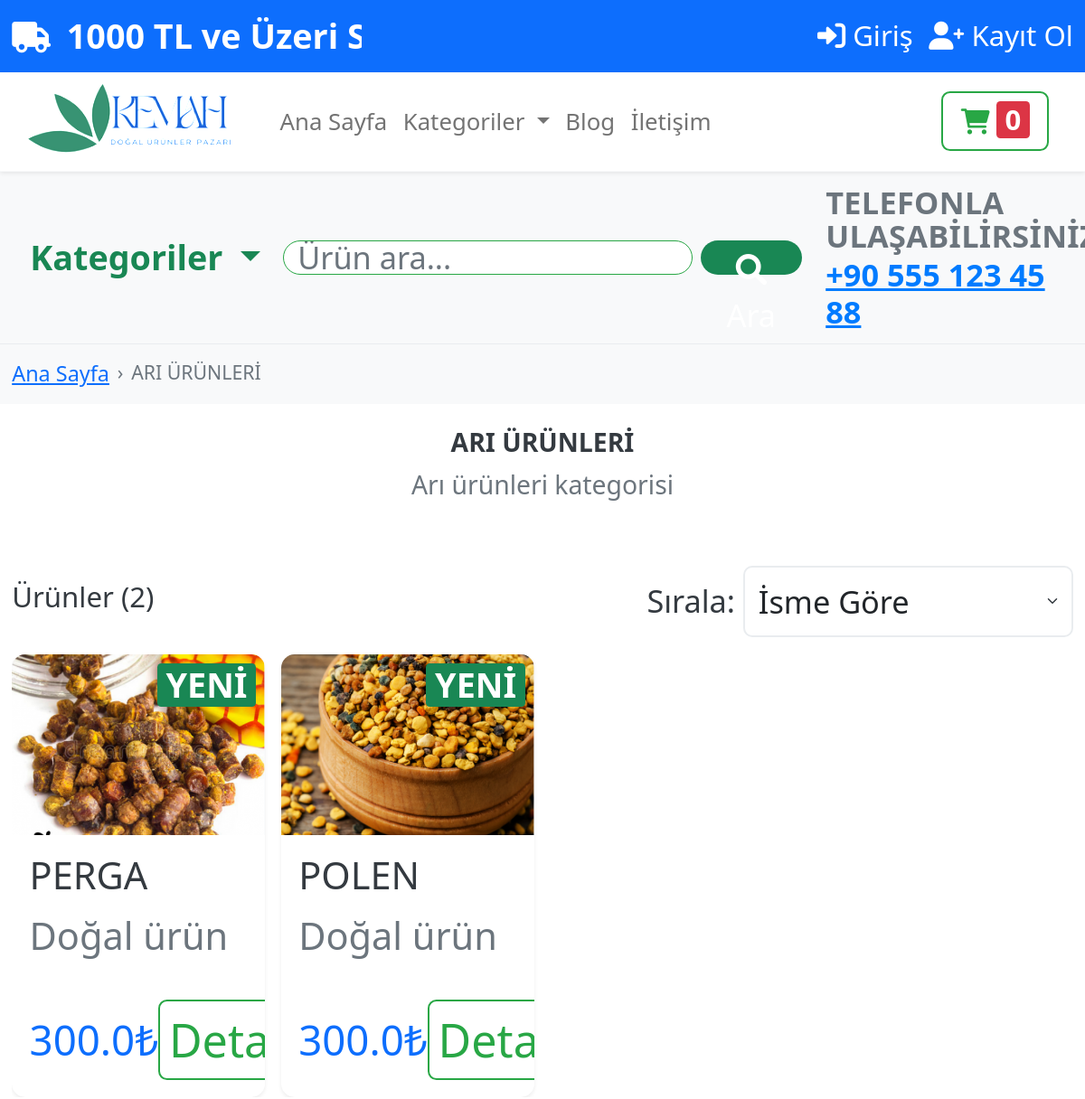
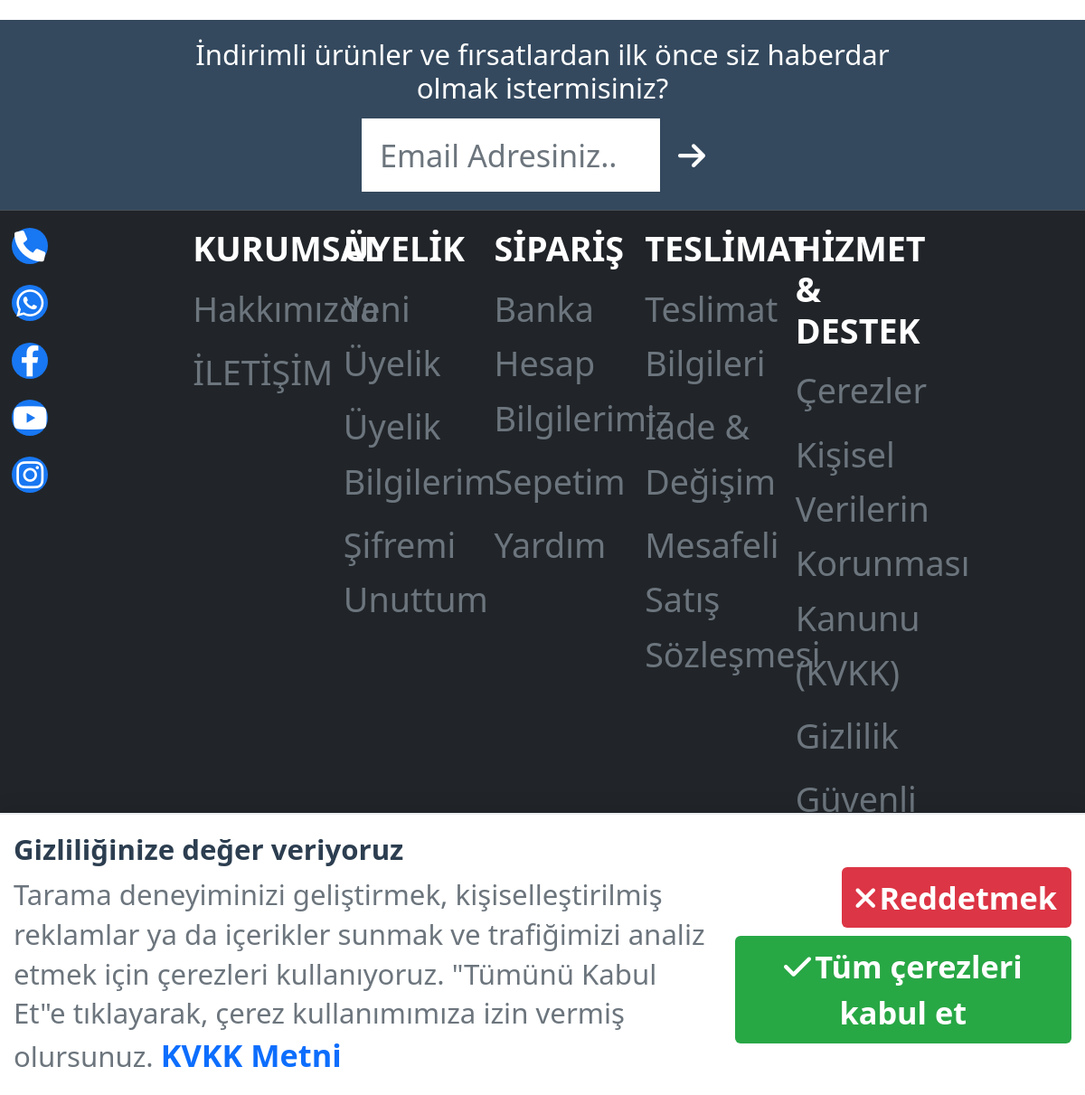
/kategori/ari-urunleri, run on the app's committed database (2 pictures, top to bottom).
### tables this page shows
CREATE TABLE categories (
            id INTEGER PRIMARY KEY AUTOINCREMENT,
            name TEXT NOT NULL,
            slug TEXT UNIQUE NOT NULL,
            description TEXT,
            parent_id INTEGER,
            image TEXT,
            is_active BOOLEAN DEFAULT 1,
            created_at TIMESTAMP DEFAULT CURRENT_TIMESTAMP
        );

CREATE TABLE products (
            id INTEGER PRIMARY KEY AUTOINCREMENT,
            name TEXT NOT NULL,
            slug TEXT NOT NULL,
            description TEXT,
            short_description TEXT,
            price REAL NOT NULL,
            stock_quantity INTEGER DEFAULT 0,
            image TEXT,
            weight TEXT,
            brand TEXT,
            is_active BOOLEAN DEFAULT 1,
            is_featured BOOLEAN DEFAULT 0,
            is_new BOOLEAN DEFAULT 0,
            category_id INTEGER NOT NULL,
            created_at TIMESTAMP DEFAULT CURRENT_TIMESTAMP,
            updated_at TIMESTAMP DEFAULT CURRENT_TIMESTAMP
        );

### app.py (the view)
@app.route('/kategori/<slug>')
@maintenance_required
def category(slug):
    conn = get_db_connection()
    category = conn.execute('SELECT * FROM categories WHERE slug = ? AND is_active = 1', (slug,)).fetchone()
    if not category:
        flash('Kategori bulunamadı!', 'error')
        conn.close()
        return redirect(url_for('index'))
    products = conn.execute('''
        SELECT p.*, c.name as category_name,
               CASE
                   WHEN p.is_new = 1 OR datetime(p.created_at) > datetime('now', '-30 days') THEN 1
                   ELSE 0
               END as is_new
        FROM products p
        JOIN categories c ON p.category_id = c.id
        WHERE p.category_id = ? AND p.is_active = 1
    ''', (category['id'],)).fetchall()
    children = conn.execute('''
        SELECT * FROM categories
        WHERE parent_id = ? AND is_active = 1
        ORDER BY name
    ''', (category['id'],)).fetchall()
    conn.close()
    return render_template('category.html', category=category, products=products, children=children)

### templates/category.html (shortened to what this page needs)
{% extends "base.html" %}
{% block content %}
<nav aria-label="breadcrumb" class="py-3 bg-light">
    <div class="container">
        <ol class="breadcrumb mb-0">
            <li class="breadcrumb-item"><a href="{{ url_for('index') }}">Ana Sayfa</a></li>
            <li class="breadcrumb-item active">{{ category.name }}</li>
        </ol>
    </div>
</nav>
<section class="py-5">
    <div class="container">
        <div class="row">
            <div class="col-12 text-center">
                <h1 class="fw-bold">{{ category.name }}</h1>
                {% if category.description %}
                    <p class="text-muted lead">{{ category.description }}</p>
                {% endif %}
            </div>
        </div>
    </div>
</section>
<section class="py-5">
    <div class="container">
        <div class="row">
            <div class="col-12">
                <div class="d-flex justify-content-between align-items-center mb-4">
                    <h4>Ürünler ({{ products|length }})</h4>
                    <div class="d-flex align-items-center">
                        <label for="sortSelect" class="form-label me-2 mb-0">Sırala:</label>
                        <select class="form-select" id="sortSelect" style="width: auto;">
                            <option value="name">İsme Göre</option>
                        </select>
                    </div>
                </div>
            </div>
        </div>
        {% if products %}
            <div class="position-relative">
                <div class="products-scroll-container" id="category-products" style="overflow-x: auto; scroll-behavior: smooth; scrollbar-width: none; -ms-overflow-style: none;">
                    <div class="d-flex" style="gap: 1rem;" id="productsGrid">
                        {% for product in products %}
                            <div class="flex-shrink-0 product-item"
                                 style="width: 280px;"
                                 data-name="{{ product.name }}"
                                 data-price="{{ product.price }}"
                                 data-date="{{ product.created_at[:10] if product.created_at else '' }}">
                                <div class="card product-card h-100 shadow-sm position-relative">
                                    {% if product.is_new %}
                                        <span class="badge bg-success position-absolute" style="top: 10px; right: 10px; z-index: 10;">
                                            YENİ
                                        </span>
                                    {% endif %}
                                    <div class="card-img-top bg-light d-flex align-items-center justify-content-center" style="height: 200px; overflow: hidden;">
                                        {% if product.image %}
                                            <img src="{{ url_for('static', filename='uploads/' + product.image) }}"
                                                 alt="{{ product.name }}" class="img-fluid w-100 h-100" style="object-fit: cover;">
                                        {% else %}
                                            <i class="fas fa-image text-muted" style="font-size: 3rem;"></i>
                                        {% endif %}
                                    </div>
                                    <div class="card-body d-flex flex-column">
                                        <h6 class="card-title">{{ product.name }}</h6>
                                        <p class="card-text text-muted small flex-grow-1">
                                            {{ product.short_description or product.description[:100] + '...' if product.description else 'Doğal ürün' }}
                                        </p>
                                        <div class="d-flex justify-content-between align-items-center">
                                            <span class="h5 text-primary mb-0">{{ product.price }}₺</span>
                                            <div class="btn-group" role="group">
                                                <a href="{{ url_for('product_detail', slug=product.slug) }}" class="btn btn-outline-primary btn-sm">
                                                    Detay
                                                </a>
                                            </div>
                                        </div>
                                    </div>
                                </div>
                            </div>
                        {% endfor %}
                    </div>
                </div>
            </div>
        {% endif %}
    </div>
</section>
{% endblock %}

### data on the page
categories: name "ARI ÜRÜNLERİ", description "Arı ürünleri kategorisi"
products: image+name (picture), name "PERGA", description "Doğal ürün", price "300.0"
products: image+name (picture), name "POLEN", description "Doğal ürün", price "300.0"

### other printed values
{{ products|length }} "2"
